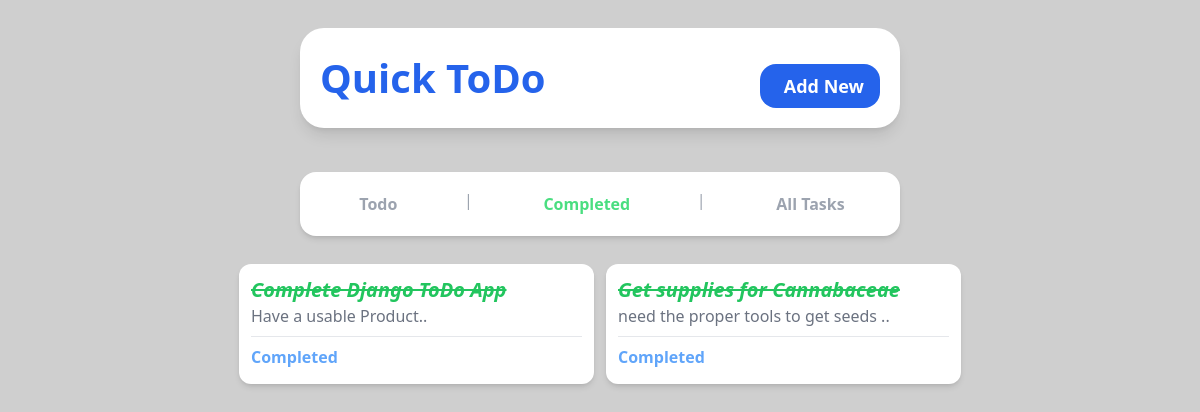
Page /completed on the committed database.
### tasks/models.py (models this page shows, shortened)
class Task(models.Model):
    title = models.CharField(max_length=35, blank=False, unique=True, null=False)
    description = models.TextField(null=True, blank=True)
    due_date = models.DateField( null=True, blank=True)
    due_time = models.TimeField(null=True, blank=True)
    completed = models.BooleanField(default=False)

### tasks/views.py (the view)
# urls.py: path('completed', views.completed, name='completed'),
def completed(request):
    completed_tasks = Task.objects.filter(completed=True).order_by('due_date', 'due_time')
    return render(request, 'completed.html', {
        'tasks': completed_tasks,
    })

### tasks/templates/completed.html (shortened to what this page needs)
{% include 'base.html' %}
{% include 'completed_nav.html' %}
{% block content %}
    <section
      class="flex flex-1 flex-wrap justify-center gap-3 bg-[#fff0] w-10/12 md:w-11/12 h-full mb-3 rounded-2xl p-3 overflow-y-auto scrollbar-hide"
    >
      {% for task in tasks %}
       <div
        class="w-[355px] flex flex-col shadow-md bg-white h-[120px] rounded-xl p-3"
      >
        <div class="flex flex-row justify-between">
          <div>
            <a href="{% url 'task_detail' task.id %}">
              <h1
                class="text-green-500 font-semibold text-xl italic line-through"
              >
                {{ task.title }}
              </h1>
            </a>
            <p class="text-gray-500 text-md">
              {{ task.description | slice:":35"}}..
            </p>
          </div>
        </div>
        <hr class="border-t border-gray-200 my-2" />
        <div class="flex flex-row justify-between">
          <h2 class="text-blue-400 font-bold">
            Completed
          </h2>
        </div>
      </div>
      {% endfor %}
    </section>
{% endblock content %}

### tasks/static/style.css (style rules this page uses)
html { line-height: 1.5; -webkit-text-size-adjust: 100%; -moz-tab-size: 4; -o-tab-size: 4; tab-size: 4; font-family: ui-sans-serif, system-ui, -apple-system, BlinkMacSystemFont, "Segoe UI", Roboto, "Helvetica Neue", Arial, "Noto Sans", sans-serif, "Apple Color Emoji", "Segoe UI Emoji", "Segoe UI Symbol", "Noto Color Emoji"; font-feature-settings: normal; font-variation-settings: normal; }
body { margin: 0; line-height: inherit; }
hr { height: 0; color: inherit; border-top-width: 1px; }
h1, h2, h3, h4, h5, h6 { font-size: inherit; font-weight: inherit; }
a { color: inherit; text-decoration: inherit; }
blockquote, dl, dd, h1, h2, h3, h4, h5, h6, hr, figure, p, pre { margin: 0; }
.my-2 { margin-top: 0.5rem; margin-bottom: 0.5rem; }
.mb-3 { margin-bottom: 0.75rem; }
.flex { display: flex; }
.h-\[120px\] { height: 120px; }
.h-full { height: 100%; }
.h-screen { height: 100vh; }
.w-10\/12 { width: 83.333333%; }
.w-\[355px\] { width: 355px; }
.flex-1 { flex: 1 1 0%; }
.flex-row { flex-direction: row; }
.flex-col { flex-direction: column; }
.flex-wrap { flex-wrap: wrap; }
.items-center { align-items: center; }
.justify-center { justify-content: center; }
.justify-between { justify-content: space-between; }
.gap-3 { gap: 0.75rem; }
.gap-4 { gap: 1rem; }
.overflow-y-auto { overflow-y: auto; }
.rounded-2xl { border-radius: 1rem; }
.rounded-xl { border-radius: 0.75rem; }
.border-t { border-top-width: 1px; }
.border-gray-200 { --tw-border-opacity: 1; border-color: rgb(229 231 235 / var(--tw-border-opacity)); }
.bg-\[\#cfcfcf\] { --tw-bg-opacity: 1; background-color: rgb(207 207 207 / var(--tw-bg-opacity)); }
.bg-\[\#fff0\] { background-color: #fff0; }
.bg-white { --tw-bg-opacity: 1; background-color: rgb(255 255 255 / var(--tw-bg-opacity)); }
.p-3 { padding: 0.75rem; }
.text-xl { font-size: 1.25rem; line-height: 1.75rem; }
.font-bold { font-weight: 700; }
.font-semibold { font-weight: 600; }
.italic { font-style: italic; }
.text-blue-400 { --tw-text-opacity: 1; color: rgb(96 165 250 / var(--tw-text-opacity)); }
.text-gray-500 { --tw-text-opacity: 1; color: rgb(107 114 128 / var(--tw-text-opacity)); }
.text-green-500 { --tw-text-opacity: 1; color: rgb(34 197 94 / var(--tw-text-opacity)); }
.line-through { text-decoration-line: line-through; }
.shadow-md { --tw-shadow: 0 4px 6px -1px rgb(0 0 0 / 0.1), 0 2px 4px -2px rgb(0 0 0 / 0.1); --tw-shadow-colored: 0 4px 6px -1px var(--tw-shadow-color), 0 2px 4px -2px var(--tw-shadow-color); box-shadow: var(--tw-ring-offset-shadow, 0 0 #0000), var(--tw-ring-shadow, 0 0 #0000), var(--tw-shadow); }
@media (min-width: 768px) { .md\:w-11\/12 { width: 91.666667%; } }

### rows in the picture
Task: title "Complete Django ToDo App", description "Have a usable Product"
Task: title "Get supplies for Cannabaceae", description "need the proper tools to get seeds"
